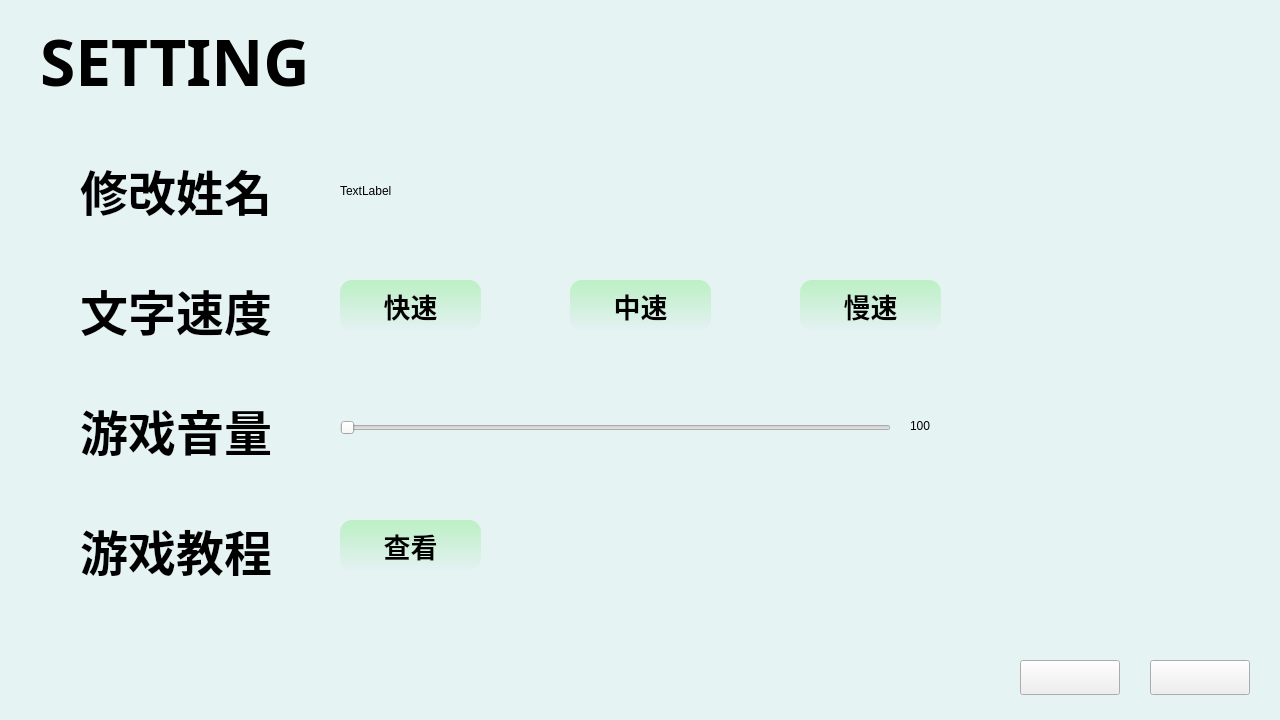
<?xml version="1.0" encoding="UTF-8"?>
<ui version="4.0">
 <class>MainWindow</class>
 <widget class="QMainWindow" name="MainWindow">
  <property name="geometry">
   <rect>
    <x>0</x>
    <y>0</y>
    <width>1280</width>
    <height>720</height>
   </rect>
  </property>
  <property name="font">
   <font>
    <family>站酷小薇LOGO体</family>
    <pointsize>36</pointsize>
    <bold>false</bold>
   </font>
  </property>
  <property name="windowTitle">
   <string>MainWindow</string>
  </property>
  <property name="styleSheet">
   <string notr="true">#centralwidget{background-color: #e6f3f3;}
</string>
  </property>
  <widget class="QWidget" name="centralwidget">
   <widget class="QLabel" name="title_label">
    <property name="geometry">
     <rect>
      <x>40</x>
      <y>10</y>
      <width>271</width>
      <height>101</height>
     </rect>
    </property>
    <property name="font">
     <font>
      <family>站酷小薇LOGO体</family>
      <pointsize>48</pointsize>
      <bold>true</bold>
     </font>
    </property>
    <property name="text">
     <string>SETTING</string>
    </property>
   </widget>
   <widget class="QLabel" name="name_label">
    <property name="geometry">
     <rect>
      <x>80</x>
      <y>150</y>
      <width>201</width>
      <height>81</height>
     </rect>
    </property>
    <property name="font">
     <font>
      <family>站酷小薇LOGO体</family>
      <pointsize>36</pointsize>
      <bold>true</bold>
     </font>
    </property>
    <property name="text">
     <string>修改姓名</string>
    </property>
   </widget>
   <widget class="QLabel" name="label_2">
    <property name="geometry">
     <rect>
      <x>340</x>
      <y>170</y>
      <width>151</width>
      <height>41</height>
     </rect>
    </property>
    <property name="text">
     <string>TextLabel</string>
    </property>
   </widget>
   <widget class="QLabel" name="speed_label">
    <property name="geometry">
     <rect>
      <x>80</x>
      <y>270</y>
      <width>201</width>
      <height>81</height>
     </rect>
    </property>
    <property name="font">
     <font>
      <family>站酷小薇LOGO体</family>
      <pointsize>36</pointsize>
      <bold>true</bold>
     </font>
    </property>
    <property name="text">
     <string>文字速度</string>
    </property>
   </widget>
   <widget class="QLabel" name="sound_label">
    <property name="geometry">
     <rect>
      <x>80</x>
      <y>390</y>
      <width>201</width>
      <height>81</height>
     </rect>
    </property>
    <property name="font">
     <font>
      <family>站酷小薇LOGO体</family>
      <pointsize>36</pointsize>
      <bold>true</bold>
     </font>
    </property>
    <property name="text">
     <string>游戏音量</string>
    </property>
   </widget>
   <widget class="QLabel" name="teach_label">
    <property name="geometry">
     <rect>
      <x>80</x>
      <y>510</y>
      <width>201</width>
      <height>81</height>
     </rect>
    </property>
    <property name="font">
     <font>
      <family>站酷小薇LOGO体</family>
      <pointsize>36</pointsize>
      <bold>true</bold>
     </font>
    </property>
    <property name="text">
     <string>游戏教程</string>
    </property>
   </widget>
   <widget class="QPushButton" name="save_button">
    <property name="geometry">
     <rect>
      <x>1020</x>
      <y>660</y>
      <width>100</width>
      <height>35</height>
     </rect>
    </property>
    <property name="styleSheet">
     <string notr="true">#save_button{
	border-image: url(:/image/resource/save_button2.png);}
#save_button:hover{
	border-image: url(:/image/resource/save_hover.png);}</string>
    </property>
    <property name="text">
     <string/>
    </property>
   </widget>
   <widget class="QPushButton" name="exit_button">
    <property name="geometry">
     <rect>
      <x>1150</x>
      <y>660</y>
      <width>100</width>
      <height>35</height>
     </rect>
    </property>
    <property name="styleSheet">
     <string notr="true">#exit_button{
	border-image: url(:/image/resource/exit_button2.png);}
#exit_button:hover{
	border-image: url(:/image/resource/exit_hover.png);}</string>
    </property>
    <property name="text">
     <string/>
    </property>
   </widget>
   <widget class="QPushButton" name="view_button">
    <property name="geometry">
     <rect>
      <x>340</x>
      <y>520</y>
      <width>141</width>
      <height>51</height>
     </rect>
    </property>
    <property name="font">
     <font>
      <family>微软雅黑</family>
      <pointsize>20</pointsize>
      <bold>true</bold>
     </font>
    </property>
    <property name="styleSheet">
     <string notr="true">#view_button{background:qlineargradient(spread:pad,x1:0,y1:1,x2:0,y2:0,stop:0 #e4f1f3,stop:1#bcf0c4);
border-radius:12px;}
#view_button:hover{
background:#bcf0c4;
border-radius:12px;}</string>
    </property>
    <property name="text">
     <string>查看</string>
    </property>
   </widget>
   <widget class="QPushButton" name="high_speed_button">
    <property name="geometry">
     <rect>
      <x>340</x>
      <y>280</y>
      <width>141</width>
      <height>51</height>
     </rect>
    </property>
    <property name="font">
     <font>
      <family>微软雅黑</family>
      <pointsize>20</pointsize>
      <bold>true</bold>
     </font>
    </property>
    <property name="styleSheet">
     <string notr="true">#high_speed_button{background:qlineargradient(spread:pad,x1:0,y1:1,x2:0,y2:0,stop:0 #e4f1f3,stop:1#bcf0c4);
border-radius:12px;}
#high_speed_button:hover{
background:#bcf0c4;
border-radius:12px;}</string>
    </property>
    <property name="text">
     <string>快速</string>
    </property>
   </widget>
   <widget class="QPushButton" name="middle_speed_button">
    <property name="geometry">
     <rect>
      <x>570</x>
      <y>280</y>
      <width>141</width>
      <height>51</height>
     </rect>
    </property>
    <property name="font">
     <font>
      <family>微软雅黑</family>
      <pointsize>20</pointsize>
      <bold>true</bold>
     </font>
    </property>
    <property name="styleSheet">
     <string notr="true">#middle_speed_button{background:qlineargradient(spread:pad,x1:0,y1:1,x2:0,y2:0,stop:0 #e4f1f3,stop:1#bcf0c4);
border-radius:12px;}
#middle_speed_button:hover{
background:#bcf0c4;
border-radius:12px;}</string>
    </property>
    <property name="text">
     <string>中速</string>
    </property>
   </widget>
   <widget class="QPushButton" name="low_speed_button">
    <property name="geometry">
     <rect>
      <x>800</x>
      <y>280</y>
      <width>141</width>
      <height>51</height>
     </rect>
    </property>
    <property name="font">
     <font>
      <family>微软雅黑</family>
      <pointsize>20</pointsize>
      <bold>true</bold>
     </font>
    </property>
    <property name="styleSheet">
     <string notr="true">#low_speed_button{background:qlineargradient(spread:pad,x1:0,y1:1,x2:0,y2:0,stop:0 #e4f1f3,stop:1#bcf0c4);
border-radius:12px;}
#low_speed_button:hover{
background:#bcf0c4;
border-radius:12px;}</string>
    </property>
    <property name="text">
     <string>慢速</string>
    </property>
   </widget>
   <widget class="QSlider" name="horizontalSlider">
    <property name="geometry">
     <rect>
      <x>340</x>
      <y>420</y>
      <width>551</width>
      <height>16</height>
     </rect>
    </property>
    <property name="orientation">
     <enum>Qt::Orientation::Horizontal</enum>
    </property>
   </widget>
   <widget class="QLabel" name="label">
    <property name="geometry">
     <rect>
      <x>910</x>
      <y>400</y>
      <width>50</width>
      <height>51</height>
     </rect>
    </property>
    <property name="text">
     <string>100</string>
    </property>
   </widget>
  </widget>
 </widget>
 <resources>
  <include location="resource2.qrc"/>
 </resources>
 <connections/>
</ui>
